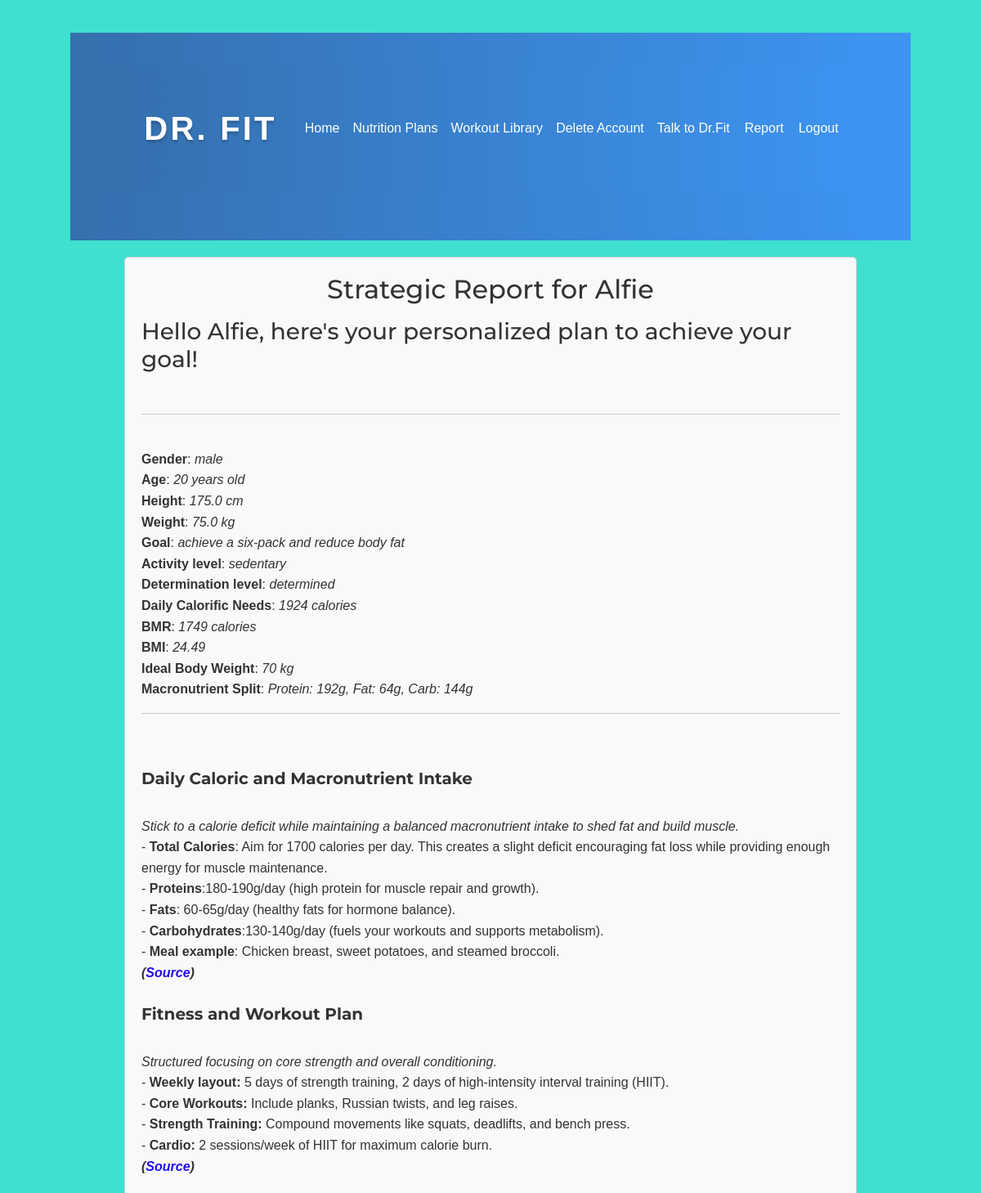
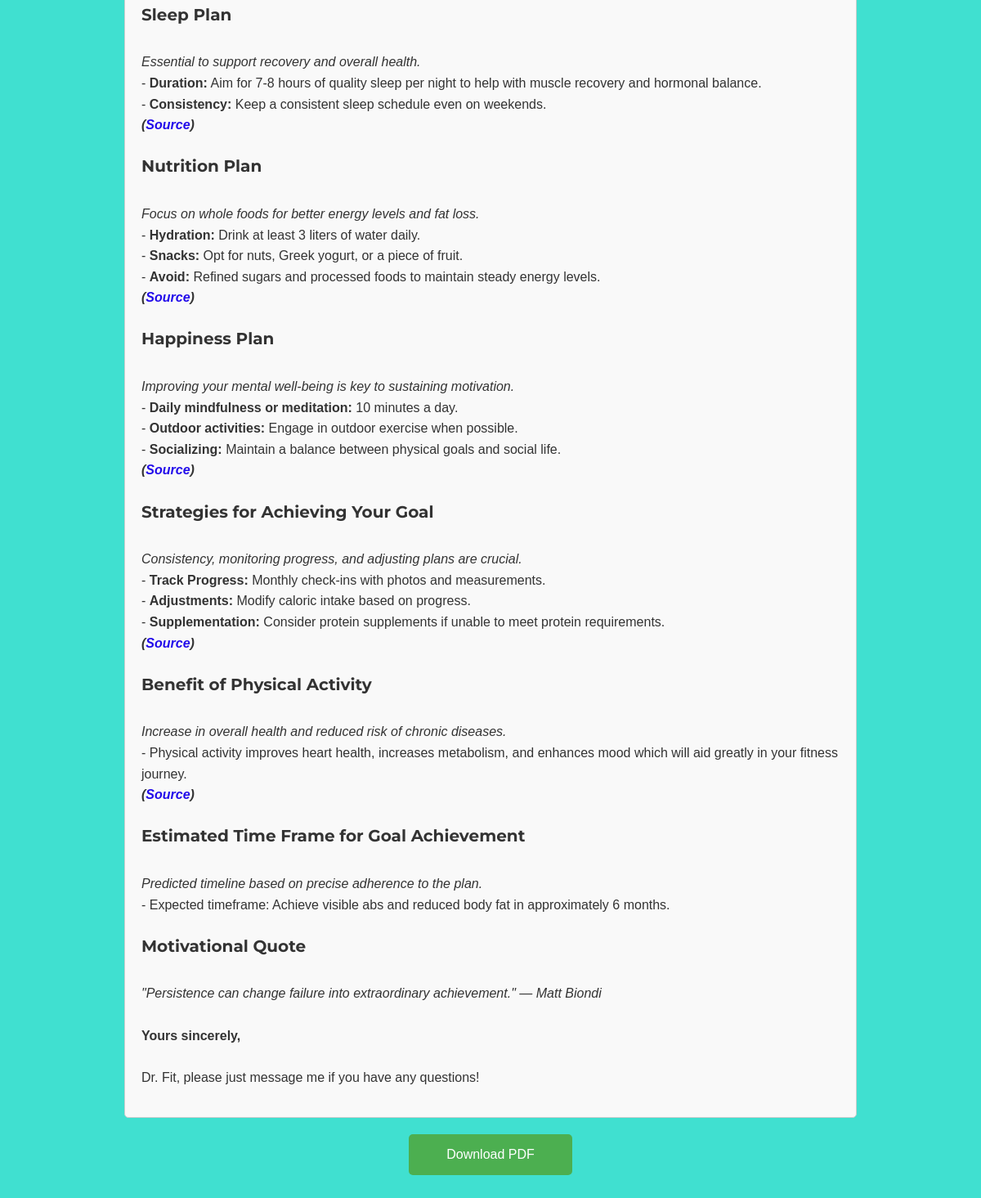
The app's page /get_report (signed in) with its own data (2 pictures, top to bottom).
### tables this page shows
CREATE TABLE users (id INTEGER PRIMARY KEY AUTOINCREMENT, username TEXT, email TEXT, password TEXT, gender TEXT, age INTEGER, height REAL, weight REAL, waist REAL, neck REAL, hip REAL, head REAL, goal TEXT, determination_level TEXT, activity_level TEXT, bmr_type TEXT, body_fat_percentage INTEGER, initial_plan TEXT, report TEXT, bmr FLOAT);

### blueprints/get_response.py (the view)
@get_response.route('/get_report')
@login_required
def report() -> render_template:
    conn = sqlite3.connect('database.db')
    curs = conn.cursor()
    curs.execute("SELECT initial_plan FROM users WHERE id = ?", (current_user.id,))
    initial_plan = curs.fetchone()
    conn.close()
    print("Setting plan from database", initial_plan[0])
    plan = initial_plan[0] if initial_plan else print("No plan available.\n")
    return render_template('report.html',
                           user_goal=current_user.goal,
                           user_name=current_user.username,
                           generated_report=plan)

### app.py (called while the page is built)
@login_manager.user_loader # Decorator for the user_loader function
def load_user(user_id):
    user_data = loadUserObject(user_id) # Loads the user data from the database
    return user_data # Returns the user data

@app.before_request
def before_request():
    if current_user.is_authenticated:  # Checks if the user is authenticated
        conn = sqlite3.connect('database.db') # Connect to the SQLite database
        curs = conn.cursor() # Create a cursor object to execute SQL commands
        curs.execute("SELECT username, gender, age, height, weight, goal FROM users WHERE id = (?)", [current_user.id]) # Fetch the user data by user ID
        g.user_data = curs.fetchone() # Assign the fetched user data to a global object "g" which is unique for each request context
        conn.close() # Close the connection to the SQLite database

### blueprints/user.py (called while the page is built)
def loadUserObject(user_id):
    conn = sqlite3.connect('database.db')
    curs = conn.cursor()
    curs.execute("SELECT id, username, email, password, gender, age, height, weight, goal, determination_level, activity_level, bmr_type, body_fat_percentage FROM users WHERE id = (?)", [user_id])
    user_data = curs.fetchone()
    conn.close()
    if user_data:
        return User(*user_data)
    else:
        return None

### templates/report.html (shortened to what this page needs)
{% extends 'index.html' %}
{% block content %}
<body>
    <div class="report-container">
        <h2>Strategic Report for {{ user_name }}</h2>
        <p>
            {{ generated_report  | safe }}
        </p>
    </div>
    <a href="/download_report" class="download-button">
        Download PDF
    </a>
{% endblock %}

### static/styles.css (style rules this page uses)
body { font-family: "Roboto", sans-serif; background-color: #40E0D0; color: #333; line-height: 1.6; }
a { color: #333; text-decoration: none; }
.response_links { color: rgb(34, 11, 234); }
h1,h2,h3,h4,h5,h6 { font-family: 'montserrat', sans-serif !important;; }
body { font-family: Arial, sans-serif; }
.report-container { width: 80%; margin: 0 auto; padding: 20px; border: 1px solid #ccc; border-radius: 5px; background-color: #f9f9f9; }
.report-container h2 { text-align: center; }
.report-container p { text-indent: 50px; text-align: justify; }
.download-button { display: block; width: 200px; height: 50px; margin: 20px auto; background-color: #4CAF50; color: white; border: none; border-radius: 5px; cursor: pointer; text-align: center; line-height: 50px; text-decoration: none; }
body { display: flex; flex-direction: column; justify-content: center; align-items: center; min-height: 100vh; padding: 40px; }

### records on screen
users: username "Alfie", initial_plan "Hello Alfie, here's your personalized plan to achieve your goal! Gender : male Age : 20 years old Height : 175.0 cm Weight : 75.0 kg Goal : achieve a six-pack and reduce body fat Activity level : sedentary Determination level : determined Daily Calorific Needs : 1924 calories BMR : 1749 calories BMI : 24.49 Ideal Body Weight : 70 kg Macronutrient Split : Protein: 192g, Fat: 64g, Carb: 144g Daily Caloric and Macronutrient Intake Stick to a calorie deficit while maintaining a balanced macronutrient intake to shed fat and build muscle. - Total Calories : Aim for 1700 calories per day. This creates a slight deficit encouraging fat loss while providing enough energy for muscle maintenance. -…"
